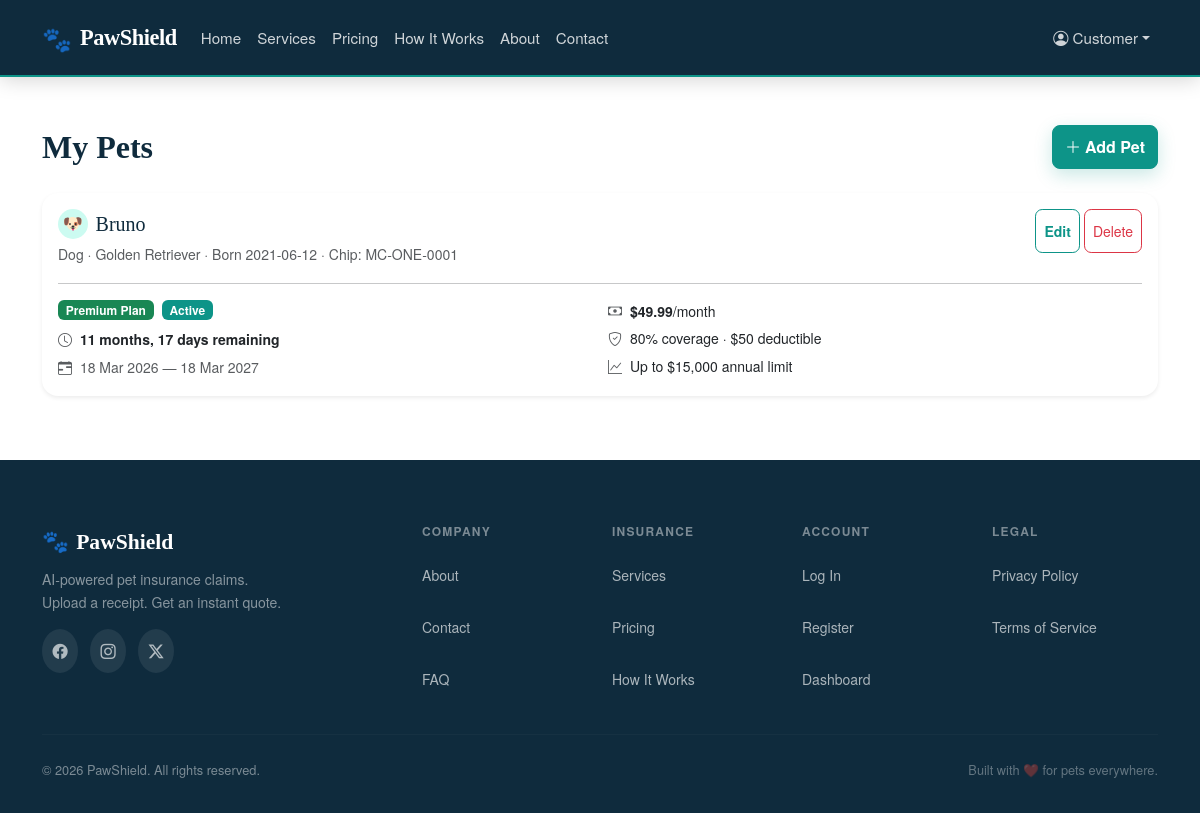
Page /dashboard/my-pets.php (signed in) on the committed database.
### tables this page shows
CREATE TABLE IF NOT EXISTS pets (
    id              INT AUTO_INCREMENT PRIMARY KEY,
    user_id         INT NOT NULL,
    name            VARCHAR(100) NOT NULL,
    species         ENUM('dog', 'cat', 'bird', 'rabbit', 'reptile', 'other') NOT NULL,
    breed           VARCHAR(100) DEFAULT NULL,
    date_of_birth   DATE DEFAULT NULL,
    microchip_id    VARCHAR(50) DEFAULT NULL,
    created_at      DATETIME NOT NULL DEFAULT CURRENT_TIMESTAMP,

    FOREIGN KEY (user_id) REFERENCES users(id) ON DELETE CASCADE,
    INDEX idx_pets_user (user_id)
);

CREATE TABLE IF NOT EXISTS insurance_plans (
    id              INT AUTO_INCREMENT PRIMARY KEY,
    name            VARCHAR(100) NOT NULL,
    description     TEXT DEFAULT NULL,
    monthly_premium DECIMAL(8,2) NOT NULL,
    annual_limit    DECIMAL(10,2) NOT NULL,
    deductible      DECIMAL(8,2) NOT NULL,
    coverage_pct    DECIMAL(5,2) NOT NULL,
    is_active       TINYINT(1) NOT NULL DEFAULT 1,
    created_at      DATETIME NOT NULL DEFAULT CURRENT_TIMESTAMP
);

CREATE TABLE IF NOT EXISTS subscriptions (
    id              INT AUTO_INCREMENT PRIMARY KEY,
    user_id         INT NOT NULL,
    pet_id          INT NOT NULL,
    plan_id         INT NOT NULL,
     
    stripe_subscription_id VARCHAR(255) DEFAULT NULL,
    status          ENUM('pending','active', 'cancelled', 'expired', 'past_due') NOT NULL DEFAULT 'active',
    start_date      DATE NOT NULL,
    end_date        DATE DEFAULT NULL,

    FOREIGN KEY (user_id) REFERENCES users(id) ON DELETE CASCADE,
    FOREIGN KEY (pet_id)  REFERENCES pets(id)  ON DELETE CASCADE,
    FOREIGN KEY (plan_id) REFERENCES insurance_plans(id),
    INDEX idx_subs_user (user_id),
    INDEX idx_subs_status (status),
    INDEX idx_stripe_sub (stripe_subscription_id)
);

### config/constants.php (called while the page is built, shortened)
<?php
function base_path() {
    return htmlspecialchars(BASE_PATH, ENT_QUOTES, 'UTF-8');
}

### includes/sanitize.php (called while the page is built, shortened)
<?php
function esc(?string $value): string
{
    return htmlspecialchars($value, ENT_QUOTES | ENT_SUBSTITUTE, 'UTF-8');
}

### dashboard/my-pets.php (the view, shortened to what this page needs)
<?php
require_once __DIR__ . '/../config/constants.php';
require_once __DIR__ . '/../config/database.php';
require_once __DIR__ . '/../includes/sanitize.php';
$userId = (int) ($_SESSION['user_id'] ?? 0);
$stmt = $db->prepare('SELECT * FROM pets WHERE user_id = :uid ORDER BY created_at DESC');
$stmt->execute([':uid' => $userId]);
$pets = $stmt->fetchAll();
$subByPetId = [];
if (!empty($pets)) {
    $stmt = $db->prepare('
        SELECT s.pet_id, s.start_date, s.end_date, s.status,
               ip.name AS plan_name, ip.monthly_premium, ip.annual_limit,
               ip.deductible, ip.coverage_pct, ip.description AS plan_description
        FROM subscriptions s
        JOIN insurance_plans ip ON ip.id = s.plan_id
        WHERE s.user_id = :uid AND s.status = :status
    ');
    $stmt->execute([':uid' => $userId, ':status' => 'active']);
    while ($row = $stmt->fetch()) {
        $subByPetId[(int) $row['pet_id']] = $row;
    }
}
function timeRemaining(string $endDate): array {
    $now = new DateTime();
    $end = new DateTime($endDate);
    $diff = $now->diff($end);
    $totalDays = (int) $now->diff($end)->format('%a');
    $parts = [];
    if ($diff->m > 0) $parts[] = $diff->m . ($diff->m === 1 ? ' month' : ' months');
    if ($diff->d > 0 && $diff->y === 0) $parts[] = $diff->d . ($diff->d === 1 ? ' day' : ' days');
    return [
        'text'    => implode(', ', $parts) . ' remaining',
        'days'    => $totalDays,
        'expired' => false,
    ];
}
?>
<!DOCTYPE html>
<html lang="en">
<head>
    <link rel="stylesheet" href="https://cdn.jsdelivr.net/npm/bootstrap@5.3.3/dist/css/bootstrap.min.css">
    <link rel="stylesheet" href="https://cdn.jsdelivr.net/npm/bootstrap-icons@1.11.3/font/bootstrap-icons.min.css">
    <link rel="stylesheet" href="<?= base_path() ?>/assets/css/style.css">
    <link rel="stylesheet" href="<?= base_path() ?>/assets/css/accessibility.css">
</head>
<body>
<?php require_once __DIR__ . '/../includes/navbar.php'; ?>
<div class="container py-5 my-pets-page">
    <div class="d-flex justify-content-between align-items-center mb-4 my-pets-header">
        <h2 class="mb-0">My Pets</h2>
        <a href="?action=add" class="btn btn-primary"><i class="bi bi-plus-lg me-1"></i>Add Pet</a>
    </div>
    <?php if (empty($pets)): ?>
        <p class="text-muted">You haven't added any pets yet.</p>
    <?php else: ?>
        <?php foreach ($pets as $pet): ?>
            <?php
            $sub = $subByPetId[(int)$pet['id']] ?? null;
            $remaining = ($sub && !empty($sub['end_date'])) ? timeRemaining($sub['end_date']) : null;
            ?>
            <div class="card mb-3 pet-summary-card border-0 shadow-sm">
                <div class="card-body">
                    <div class="d-flex justify-content-between align-items-start">
                        <div>
                            <?php
                            $species = strtolower((string)($pet['species'] ?? ''));
                            $speciesIcon = match ($species) {
                                'dog' => '🐶',
                                'cat' => '🐱',
                                'bird' => '🐦',
                                'rabbit' => '🐰',
                                'reptile' => '🦎',
                                default => '🐾',
                            };
                            ?>
                            <h5 class="mb-1 d-flex align-items-center gap-2">
                                <span class="pet-species-badge" aria-hidden="true"><?= esc($speciesIcon) ?></span>
                                <?= esc($pet['name']) ?>
                            </h5>
                            <p class="text-muted small mb-0">
                                <?= esc(ucfirst($pet['species'])) ?>
                                <?= $pet['breed'] ? ' · ' . esc($pet['breed']) : '' ?>
                                <?= $pet['date_of_birth'] ? ' · Born ' . esc($pet['date_of_birth']) : '' ?>
                                <?= $pet['microchip_id'] ? ' · Chip: ' . esc($pet['microchip_id']) : '' ?>
                            </p>
                        </div>
                        <div class="d-flex gap-1">
                            <a href="?action=edit&pet_id=<?= (int)$pet['id'] ?>"
                               class="btn btn-sm btn-outline-primary">Edit</a>
                            <form method="POST" class="d-inline"
                                  onsubmit="return confirm('Delete <?= esc($pet['name']) ?>?')">
                                <button class="btn btn-sm btn-outline-danger">Delete</button>
                            </form>
                        </div>
                    </div>
                    <?php if ($sub): ?>
                        <hr class="my-3">
                        <div class="row g-3">
                            <div class="col-md-6">
                                <div class="d-flex align-items-center gap-2 mb-2">
                                    <span class="badge bg-success"><?= esc($sub['plan_name']) ?> Plan</span>
                                    <?php if ($remaining && !$remaining['expired']): ?>
                                        <?php if ($remaining['days'] <= 30): ?>
                                            <span class="badge bg-warning text-dark">Expiring soon</span>
                                        <?php else: ?>
                                            <span class="badge bg-primary">Active</span>
                                        <?php endif; ?>
                                    <?php elseif ($remaining && $remaining['expired']): ?>
                                        <span class="badge bg-danger">Expired</span>
                                    <?php endif; ?>
                                </div>
                                <div class="small">
                                    <div class="mb-1">
                                        <i class="bi bi-clock me-1 text-muted"></i>
                                        <strong><?= esc($remaining['text'] ?? 'N/A') ?></strong>
                                    </div>
                                    <div class="text-muted">
                                        <i class="bi bi-calendar-range me-1"></i>
                                        <?= esc(date('d M Y', strtotime($sub['start_date']))) ?>
                                        — <?= esc(date('d M Y', strtotime($sub['end_date']))) ?>
                                    </div>
                                </div>
                            </div>
                            <div class="col-md-6">
                                <div class="small">
                                    <div class="mb-1">
                                        <i class="bi bi-cash me-1 text-muted"></i>
                                        <strong>$<?= number_format((float)$sub['monthly_premium'], 2) ?></strong>/month
                                    </div>
                                    <div class="mb-1">
                                        <i class="bi bi-shield-check me-1 text-muted"></i>
                                        <?= number_format((float)$sub['coverage_pct']) ?>% coverage
                                        · $<?= number_format((float)$sub['deductible']) ?> deductible
                                    </div>
                                    <div>
                                        <i class="bi bi-graph-up me-1 text-muted"></i>
                                        Up to $<?= number_format((float)$sub['annual_limit']) ?> annual limit
                                    </div>
                                </div>
                            </div>
                        </div>
                    <?php endif; ?>
                </div>
            </div>
        <?php endforeach; ?>
    <?php endif; ?>
</div>
<?php require_once __DIR__ . '/../includes/footer.php'; ?>

### assets/css/style.css (style rules this page uses)
:root { --ps-teal: #0D9488; --ps-teal-dark: #0A7A6F; --ps-teal-light: #CCFBF1; --ps-navy: #0F2B3D; --ps-navy-mid: #1A3A52; --ps-amber: #F59E0B; --ps-amber-light: #FEF3C7; --ps-rose: #F43F5E; --ps-white: #FFFFFF; --ps-off-white: #F8FAFB; --ps-gray-50: #F9FAFB; --ps-gray-100: #F3F4F6; --ps-gray-200: #E5E7EB; --ps-gray-400: #9CA3AF; --ps-gray-600: #4B5563; --ps-gray-800: #1F2937; --ps-text: #1F2937; --ps-text-muted: #6B7280; --font-display: 'Playfair Display', Georgia, serif; --font-body: 'DM Sans', 'Helvetica Neue', sans-serif; --section-gap: 5rem; --radius-sm: 0.5rem; --radius-md: 1rem; --radius-lg: 1.5rem; --radius-xl: 2rem; --shadow-sm: 0 1px 3px rgba(0,0,0,.08); --shadow-md: 0 4px 16px rgba(0,0,0,.10); --shadow-lg: 0 8px 32px rgba(0,0,0,.14); --shadow-card: 0 2px 12px rgba(13,148,136,.10); --transition: 0.25s cubic-bezier(0.4, 0, 0.2, 1); --bs-primary: #0D9488; --bs-primary-rgb: 13, 148, 136; --bs-link-color: var(--ps-teal); --bs-link-hover-color: var(--ps-teal-dark); }
*, *::before, *::after { box-sizing: border-box; }
html { scroll-behavior: smooth; }
body { font-family: var(--font-body); font-size: 1rem; line-height: 1.7; color: var(--ps-text); background: var(--ps-white); -webkit-font-smoothing: antialiased; }
h1, h2, h3, h4, h5, h6 { font-family: var(--font-display); line-height: 1.2; color: var(--ps-navy); }
a { color: var(--ps-teal); transition: color var(--transition); }
.my-pets-page .my-pets-header h2 { color: var(--ps-navy); font-weight: 700; }
.my-pets-page .my-pets-header .btn-primary { border-radius: var(--radius-sm); box-shadow: 0 6px 18px rgba(13,148,136,.22); }
.my-pets-page .my-pets-form-card, .my-pets-page .pet-summary-card { border-radius: var(--radius-md); border: 1px solid var(--ps-gray-200); }
.my-pets-page .pet-summary-card { transition: transform var(--transition), box-shadow var(--transition), border-color var(--transition); }
.pet-species-badge { width: 1.85rem; height: 1.85rem; border-radius: 999px; display: inline-flex; align-items: center; justify-content: center; background: var(--ps-teal-light); font-size: 1rem; line-height: 1; }
.my-pets-page .btn-outline-primary, .my-pets-page .btn-outline-danger { border-radius: 0.45rem; }
.btn-primary { background-color: var(--ps-teal); border-color: var(--ps-teal); font-weight: 600; }
.btn-outline-primary { color: var(--ps-teal); border-color: var(--ps-teal); font-weight: 600; }

### assets/css/accessibility.css (style rules this page uses)
.text-muted, .section-subtitle, .plan-desc, .step-desc, .service-desc, .value-desc, .team-bio, .faq-answer { color: #4B5563; }
.btn, .nav-link, .footer-links a, .footer-socials a, .contact-social a { min-height: 44px; display: inline-flex; align-items: center; }

### rows in the picture
pets: species "🐶", name "Bruno", species "Dog", breed "Golden Retriever", date_of_birth "2021-06-12", microchip "MC-ONE-0001", id.name "Premium", shows "Active", id.end_date "11 months, 17 days remaining", id.start_date "18 Mar 2026", id.end_date "18 Mar 2027", id.monthly_premium "49.99", id.coverage_pct "80", id.deductible "50", id.annual_limit "15,000"

### other values in the picture
$_SESSION['user_name'] "Customer"
